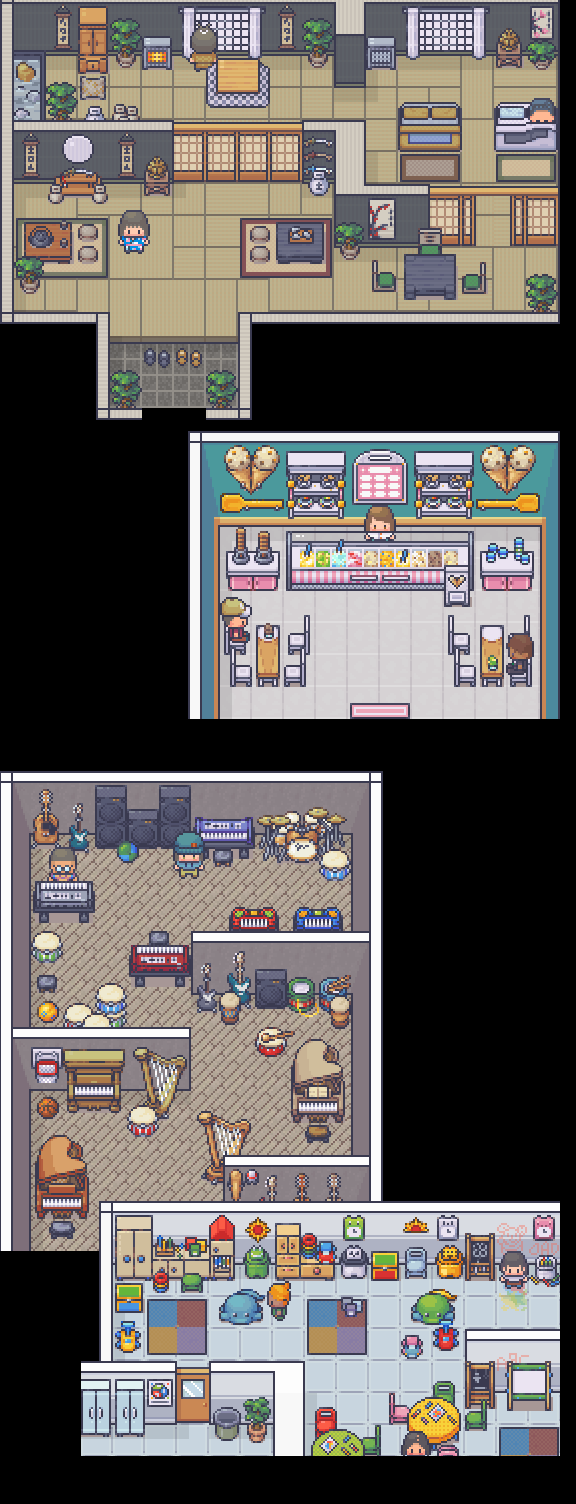

Below is a game level as drawn by its tile map, then a one-line description and the .tmx that defines it (tile-layer data replaced by summaries):
An orthogonal 36x94 tile map with 16x16 px tiles, 1 tile layer (图块层 1).

<map version="1.8" tiledversion="1.8.2" orientation="orthogonal" renderorder="right-down" width="36" height="94" tilewidth="16" tileheight="16" infinite="0" nextlayerid="2" nextobjectid="1">
 <tileset firstgid="1" name="indoor" tilewidth="16" tileheight="16" tilecount="3255" columns="35">
  <image source="../images/indoor.png" width="572" height="1500" />
 </tileset>
 <layer id="1" name="图块层 1" width="36" height="94">
  <data>[3384 cells, 3185 non-empty, 3185 distinct tile ids]</data>
 </layer>
</map>
